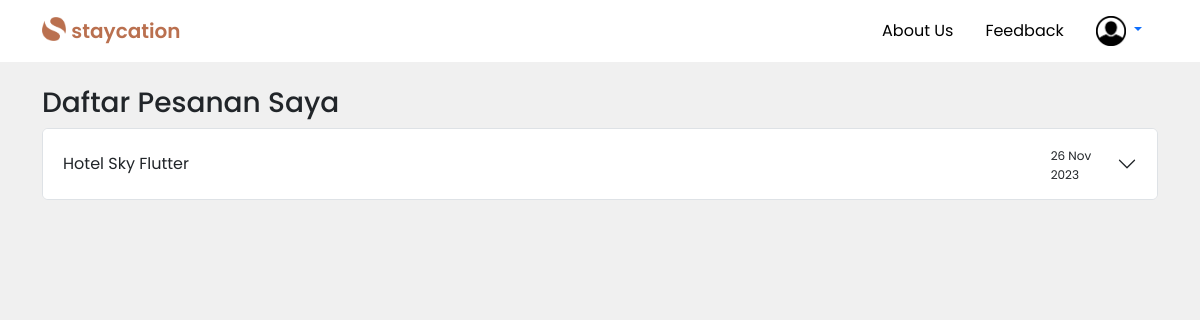
Page /dashboard/user/lihat-pesanan.php (signed in) on the earlier database version.
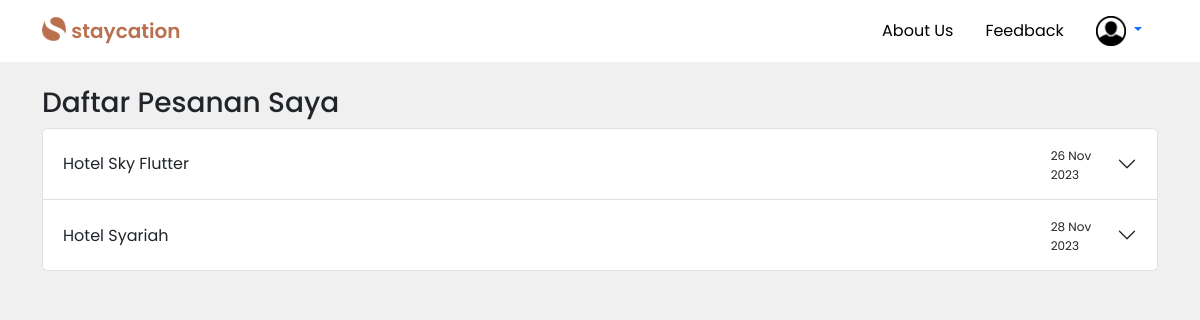
Same page on the later database version.
### tables this page shows
CREATE TABLE `pemesanan` (
  `ID_PEMESANAN` int(11) NOT NULL,
  `EMAIL_TAMU` varchar(40) NOT NULL,
  `ID_METODE_PEMBAYARAN` int(11) NOT NULL,
  `TGL_PEMESANAN` timestamp NOT NULL DEFAULT current_timestamp() ON UPDATE current_timestamp(),
  `TGL_CEKIN` datetime NOT NULL,
  `TGL_CEKOUT` datetime NOT NULL,
  `TOTAL_BIAYA` decimal(10,0) NOT NULL
);

### dashboard/user/lihat-pesanan.php (the view, shortened to what this page needs)
<?php
include '../../controller/user-crud.php';
if (!isset($_SESSION['user_type']) || empty($_SESSION['user_type'])) {
    include '../../partials/header.php';
} elseif ($_SESSION['user_type'] === 'tamu') {
    include '../../partials/header-login-noindex.php';
}
$email = $_SESSION['email'];
$query = "SELECT hotel.nama_hotel, tipe_kamar.tipe_kamar, pemesanan.id_pemesanan,
            pemesanan.tgl_pemesanan, pemesanan.tgl_cekin, pemesanan.tgl_cekout,
            pemesanan.total_biaya, COUNT(detail_pemesanan.id_detail) AS jumlah_kamar
            FROM pemesanan
            JOIN detail_pemesanan ON pemesanan.id_pemesanan = detail_pemesanan.id_pemesanan
            JOIN kamar ON detail_pemesanan.id_kamar = kamar.id_kamar
            JOIN tipe_kamar ON kamar.id_tipe_kamar = tipe_kamar.id_tipe_kamar
            JOIN hotel ON kamar.id_hotel = hotel.id_hotel
            WHERE pemesanan.email_tamu = '$email'
            GROUP BY hotel.nama_hotel, tipe_kamar.tipe_kamar, pemesanan.id_pemesanan,
            pemesanan.tgl_pemesanan, pemesanan.tgl_cekin, pemesanan.tgl_cekout,
            pemesanan.total_biaya;";
$result = $koneksi->query($query);
?>
    <div class="container mt-3">
        <h3>Daftar Pesanan Saya</h3>
        <?php
        if ($result->num_rows > 0) {
            echo '<div class="accordion" id="accordionPesanan">';
            $counter = 1;
            while ($row = $result->fetch_assoc()) {
                $accordionID = 'collapse' . $counter;
            ?>
                <div class="accordion-item">
                    <h2 class="accordion-header" id="heading<?php echo $counter; ?>">
                    <button class="accordion-button collapsed" type="button" data-bs-toggle="collapse" data-bs-target="#<?php echo $accordionID; ?>" aria-expanded="false" aria-controls="<?php echo $accordionID; ?>">
                        <div class="w-100">
                            <?php echo $row['nama_hotel']; ?>
                        </div>
                        <div>
                            <span style="font-size: 12px;"><?php echo date('d M Y', strtotime($row["tgl_pemesanan"])); ?> </span>
                        </div>
                    </button>
                    </h2>
                </div>
            <?php
                $counter++;
            }
            echo '</div>';
        } else {
            echo "Tidak ada data pesanan.";
        }
        ?>
    </div>
</body>
</html>

Differences in the rows shown:
added pemesanan: nama_hotel "Hotel Syariah", TGL_PEMESANAN "28 Nov 2023"
